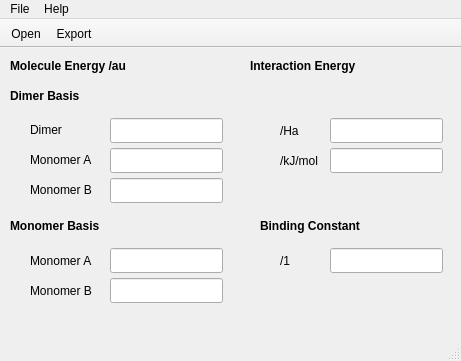
<?xml version="1.0" encoding="UTF-8"?>
<ui version="4.0">
 <class>MainWindow</class>
 <widget class="QMainWindow" name="MainWindow">
  <property name="geometry">
   <rect>
    <x>0</x>
    <y>0</y>
    <width>461</width>
    <height>361</height>
   </rect>
  </property>
  <property name="minimumSize">
   <size>
    <width>461</width>
    <height>361</height>
   </size>
  </property>
  <property name="maximumSize">
   <size>
    <width>461</width>
    <height>361</height>
   </size>
  </property>
  <property name="windowTitle">
   <string>Encounter</string>
  </property>
  <widget class="QWidget" name="centralWidget">
   <widget class="QLabel" name="lblDimerBasis">
    <property name="geometry">
     <rect>
      <x>10</x>
      <y>40</y>
      <width>81</width>
      <height>16</height>
     </rect>
    </property>
    <property name="font">
     <font>
      <weight>75</weight>
      <bold>true</bold>
     </font>
    </property>
    <property name="text">
     <string>Dimer Basis</string>
    </property>
   </widget>
   <widget class="QLabel" name="lblMonomerBasis">
    <property name="geometry">
     <rect>
      <x>10</x>
      <y>170</y>
      <width>111</width>
      <height>16</height>
     </rect>
    </property>
    <property name="font">
     <font>
      <weight>75</weight>
      <bold>true</bold>
     </font>
    </property>
    <property name="text">
     <string>Monomer Basis</string>
    </property>
   </widget>
   <widget class="QLabel" name="lblDimerDimer">
    <property name="geometry">
     <rect>
      <x>30</x>
      <y>74</y>
      <width>81</width>
      <height>16</height>
     </rect>
    </property>
    <property name="text">
     <string>Dimer</string>
    </property>
   </widget>
   <widget class="QLabel" name="lblMoleculeEnergy">
    <property name="geometry">
     <rect>
      <x>10</x>
      <y>10</y>
      <width>151</width>
      <height>16</height>
     </rect>
    </property>
    <property name="font">
     <font>
      <weight>75</weight>
      <bold>true</bold>
     </font>
    </property>
    <property name="text">
     <string>Molecule Energy /au</string>
    </property>
   </widget>
   <widget class="QLineEdit" name="txtDimerDimer">
    <property name="geometry">
     <rect>
      <x>110</x>
      <y>70</y>
      <width>113</width>
      <height>25</height>
     </rect>
    </property>
   </widget>
   <widget class="QLineEdit" name="txtMonADimer">
    <property name="geometry">
     <rect>
      <x>110</x>
      <y>100</y>
      <width>113</width>
      <height>25</height>
     </rect>
    </property>
   </widget>
   <widget class="QLineEdit" name="txtMonBDimer">
    <property name="geometry">
     <rect>
      <x>110</x>
      <y>130</y>
      <width>113</width>
      <height>25</height>
     </rect>
    </property>
   </widget>
   <widget class="QLabel" name="lblMonADimer">
    <property name="geometry">
     <rect>
      <x>30</x>
      <y>104</y>
      <width>81</width>
      <height>16</height>
     </rect>
    </property>
    <property name="text">
     <string>Monomer A</string>
    </property>
   </widget>
   <widget class="QLabel" name="lblMonBDimer">
    <property name="geometry">
     <rect>
      <x>30</x>
      <y>134</y>
      <width>81</width>
      <height>16</height>
     </rect>
    </property>
    <property name="text">
     <string>Monomer B</string>
    </property>
   </widget>
   <widget class="QLineEdit" name="txtMonAMon">
    <property name="geometry">
     <rect>
      <x>110</x>
      <y>200</y>
      <width>113</width>
      <height>25</height>
     </rect>
    </property>
   </widget>
   <widget class="QLineEdit" name="txtMonBMon">
    <property name="geometry">
     <rect>
      <x>110</x>
      <y>230</y>
      <width>113</width>
      <height>25</height>
     </rect>
    </property>
   </widget>
   <widget class="QLabel" name="lblMonAMon">
    <property name="geometry">
     <rect>
      <x>30</x>
      <y>205</y>
      <width>81</width>
      <height>16</height>
     </rect>
    </property>
    <property name="text">
     <string>Monomer A</string>
    </property>
   </widget>
   <widget class="QLabel" name="lblMonBMon">
    <property name="geometry">
     <rect>
      <x>30</x>
      <y>235</y>
      <width>81</width>
      <height>16</height>
     </rect>
    </property>
    <property name="text">
     <string>Monomer B</string>
    </property>
   </widget>
   <widget class="QLabel" name="lblInteractionEnergy">
    <property name="geometry">
     <rect>
      <x>250</x>
      <y>10</y>
      <width>171</width>
      <height>16</height>
     </rect>
    </property>
    <property name="font">
     <font>
      <weight>75</weight>
      <bold>true</bold>
     </font>
    </property>
    <property name="text">
     <string>Interaction Energy</string>
    </property>
   </widget>
   <widget class="QLineEdit" name="txtInteractionHartree">
    <property name="geometry">
     <rect>
      <x>330</x>
      <y>70</y>
      <width>113</width>
      <height>25</height>
     </rect>
    </property>
   </widget>
   <widget class="QLineEdit" name="txtInteractionKjmol">
    <property name="geometry">
     <rect>
      <x>330</x>
      <y>100</y>
      <width>113</width>
      <height>25</height>
     </rect>
    </property>
   </widget>
   <widget class="QLabel" name="lblInteractionHartree">
    <property name="geometry">
     <rect>
      <x>280</x>
      <y>75</y>
      <width>41</width>
      <height>16</height>
     </rect>
    </property>
    <property name="text">
     <string>/Ha</string>
    </property>
   </widget>
   <widget class="QLabel" name="lblInteractionKJmol">
    <property name="geometry">
     <rect>
      <x>280</x>
      <y>105</y>
      <width>41</width>
      <height>16</height>
     </rect>
    </property>
    <property name="text">
     <string>/kJ/mol</string>
    </property>
   </widget>
   <widget class="QLabel" name="lblBindingConstant">
    <property name="geometry">
     <rect>
      <x>260</x>
      <y>170</y>
      <width>121</width>
      <height>16</height>
     </rect>
    </property>
    <property name="font">
     <font>
      <weight>75</weight>
      <bold>true</bold>
     </font>
    </property>
    <property name="text">
     <string>Binding Constant</string>
    </property>
   </widget>
   <widget class="QLabel" name="lblNoUnits">
    <property name="geometry">
     <rect>
      <x>280</x>
      <y>205</y>
      <width>21</width>
      <height>16</height>
     </rect>
    </property>
    <property name="text">
     <string>/1</string>
    </property>
   </widget>
   <widget class="QLineEdit" name="txtBindingConstant">
    <property name="geometry">
     <rect>
      <x>330</x>
      <y>200</y>
      <width>113</width>
      <height>25</height>
     </rect>
    </property>
   </widget>
  </widget>
  <widget class="QMenuBar" name="menuBar">
   <property name="geometry">
    <rect>
     <x>0</x>
     <y>0</y>
     <width>461</width>
     <height>23</height>
    </rect>
   </property>
   <widget class="QMenu" name="menuFile">
    <property name="title">
     <string>File</string>
    </property>
    <addaction name="actionOpen"/>
    <addaction name="actionExport"/>
    <addaction name="separator"/>
    <addaction name="actionExit"/>
   </widget>
   <widget class="QMenu" name="menuHelp">
    <property name="title">
     <string>Help</string>
    </property>
    <addaction name="actionAbout"/>
    <addaction name="actionAbout_Qt"/>
   </widget>
   <addaction name="menuFile"/>
   <addaction name="menuHelp"/>
  </widget>
  <widget class="QToolBar" name="mainToolBar">
   <property name="movable">
    <bool>false</bool>
   </property>
   <property name="toolButtonStyle">
    <enum>Qt::ToolButtonTextUnderIcon</enum>
   </property>
   <attribute name="toolBarArea">
    <enum>TopToolBarArea</enum>
   </attribute>
   <attribute name="toolBarBreak">
    <bool>false</bool>
   </attribute>
   <addaction name="actionOpen"/>
   <addaction name="actionExport"/>
  </widget>
  <widget class="QStatusBar" name="statusBar"/>
  <action name="actionOpen">
   <property name="icon">
    <iconset resource="icons.qrc">
     <normaloff>:/icons/open.png</normaloff>:/icons/open.png</iconset>
   </property>
   <property name="text">
    <string>Open...</string>
   </property>
  </action>
  <action name="actionExport">
   <property name="icon">
    <iconset resource="icons.qrc">
     <normaloff>:/icons/save.png</normaloff>:/icons/save.png</iconset>
   </property>
   <property name="text">
    <string>Export...</string>
   </property>
  </action>
  <action name="actionExit">
   <property name="text">
    <string>Exit</string>
   </property>
  </action>
  <action name="actionAbout">
   <property name="text">
    <string>About</string>
   </property>
  </action>
  <action name="actionAbout_Qt">
   <property name="text">
    <string>About Qt</string>
   </property>
  </action>
 </widget>
 <layoutdefault spacing="6" margin="11"/>
 <resources>
  <include location="icons.qrc"/>
 </resources>
 <connections/>
</ui>
